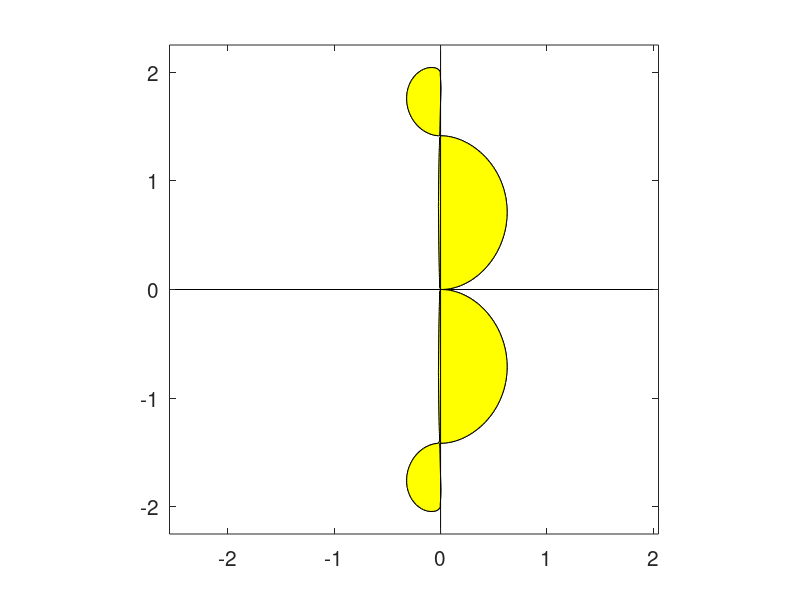

Write the MATLAB code that produced this figure.
Np=201; V=[1 1.0000000001]; close all;
for k = 1:1
  switch k
    case {1}, B=[-2.55; 2.05; -2.25; 2.25];
  end
  LR(:,1)=[B(1):(B(2)-B(1))/(Np-1):B(2)]';LI(:,1)=[B(3):(B(4)-B(3))/(Np-1):B(4)]';
  for j=1:Np, for i=1:Np, L=LR(j)+sqrt(-1)*LI(i);
    switch k
      case 1, sig(i,j)=abs(1/2*(L^2-L*sqrt(-L^2-4)+2)); %SI1
    end
  end, end
  figure(k), contourf(LR,LI,1./sig,V,'k-'), colormap autumn, axis('square'), hold on
  plot([B(1) B(2)], [0,0], 'k-'), plot([0,0], [B(3) B(4)], 'k-'),
  set(gca,'FontSize',15),
  hold off;
end
